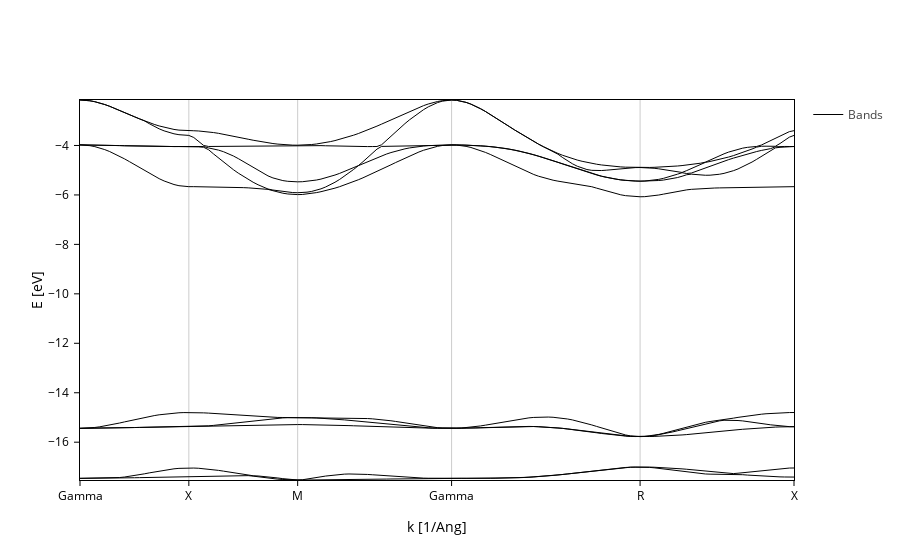

The notebook cell this image was saved under:
### Markdown cell above
while with `bands_range` you can actually indicate the indices.

However, note that **`Erange` has preference over `bands_range`**, therefore you need to set `Erange` to `None` if you want the change to take effect.

### Code cell
bands_plot.update_inputs(bands_range=[6, 15], Erange=None)

### Figure 1 — Plotly figure (JSON) as saved in the notebook; plotly's stock layout.template omitted (floating-point values rounded to 4 significant figures; data arrays with more than 128 entries replaced by an {"elided": "..."} marker saying what was removed)
{"data": [{"legendgroup": "Bands", "line": {"color": "black", "dash": "solid", "width": 1}, "meta": {}, "mode": "lines", "name": "Bands", "opacity": 1, "type": "scatter", "x": {"elided": "150 float values"}, "y": {"elided": "150 float values"}}, {"legendgroup": "Bands", "line": {"color": "black", "dash": "solid", "width": 1}, "meta": {}, "mode": "lines", "name": "Bands", "opacity": 1, "showlegend": false, "type": "scatter", "x": {"elided": "150 float values"}, "y": {"elided": "150 float values"}}, {"legendgroup": "Bands", "line": {"color": "black", "dash": "solid", "width": 1}, "meta": {}, "mode": "lines", "name": "Bands", "opacity": 1, "showlegend": false, "type": "scatter", "x": {"elided": "150 float values"}, "y": {"elided": "150 float values"}}, {"legendgroup": "Bands", "line": {"color": "black", "dash": "solid", "width": 1}, "meta": {}, "mode": "lines", "name": "Bands", "opacity": 1, "showlegend": false, "type": "scatter", "x": {"elided": "150 float values"}, "y": {"elided": "150 float values"}}, {"legendgroup": "Bands", "line": {"color": "black", "dash": "solid", "width": 1}, "meta": {}, "mode": "lines", "name": "Bands", "opacity": 1, "showlegend": false, "type": "scatter", "x": {"elided": "150 float values"}, "y": {"elided": "150 float values"}}, {"legendgroup": "Bands", "line": {"color": "black", "dash": "solid", "width": 1}, "meta": {}, "mode": "lines", "name": "Bands", "opacity": 1, "showlegend": false, "type": "scatter", "x": {"elided": "150 float values"}, "y": {"elided": "150 float values"}}, {"legendgroup": "Bands", "line": {"color": "black", "dash": "solid", "width": 1}, "meta": {}, "mode": "lines", "name": "Bands", "opacity": 1, "showlegend": false, "type": "scatter", "x": {"elided": "150 float values"}, "y": {"elided": "150 float values"}}, {"legendgroup": "Bands", "line": {"color": "black", "dash": "solid", "width": 1}, "meta": {}, "mode": "lines", "name": "Bands", "opacity": 1, "showlegend": false, "type": "scatter", "x": {"elided": "150 float values"}, "y": {"elided": "150 float values"}}, {"legendgroup": "Bands", "line": {"color": "black", "dash": "solid", "width": 1}, "meta": {}, "mode": "lines", "name": "Bands", "opacity": 1, "showlegend": false, "type": "scatter", "x": {"elided": "150 float values"}, "y": {"elided": "150 float values"}}, {"legendgroup": "Bands", "line": {"color": "black", "dash": "solid", "width": 1}, "meta": {}, "mode": "lines", "name": "Bands", "opacity": 1, "showlegend": false, "type": "scatter", "x": {"elided": "150 float values"}, "y": {"elided": "150 float values"}}], "layout": {"scene": {"xaxis": {"range": [0.0, 2.815], "showgrid": true, "ticktext": ["Gamma", "X", "M", "Gamma", "R", "X"], "tickvals": [0.0, 0.4291, 0.8583, 1.465, 2.208, 2.815], "title": {"text": "k [1/Ang]"}}, "yaxis": {"range": [-17.53, -2.161], "title": {"text": "E [eV]"}}}, "xaxis": {"range": [0.0, 2.815], "showgrid": true, "ticktext": ["Gamma", "X", "M", "Gamma", "R", "X"], "tickvals": [0.0, 0.4291, 0.8583, 1.465, 2.208, 2.815], "title": {"text": "k [1/Ang]"}}, "yaxis": {"range": [-17.53, -2.161], "title": {"text": "E [eV]"}}}}
